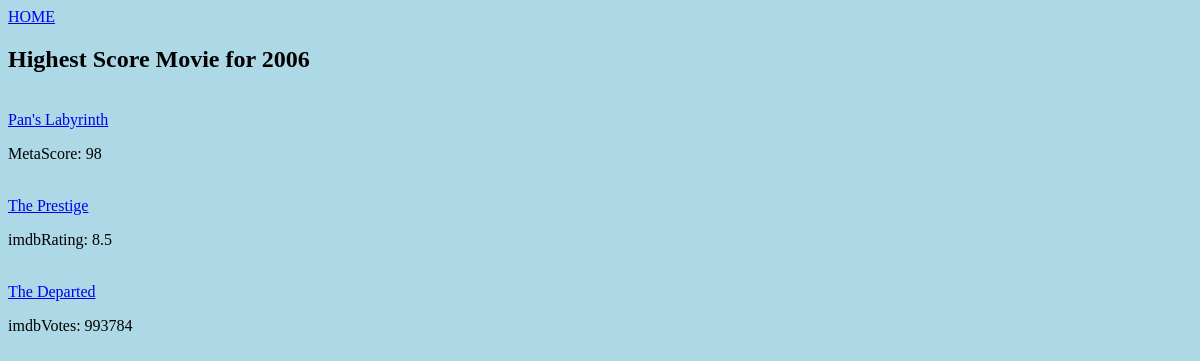
The page /highestMovies?year=2006 on the database its author committed.
### tables this page shows
CREATE TABLE 'Basics' (
                    'mdbID' TEXT PRIMARY KEY,
                    'Title'  TEXT NOT NULL,
                    'Year'  INTEGER NOT NULL,
                    'Actors'  TEXT NOT NULL,
                    'Director'  TEXT NOT NULL,
                    'Genre'  TEXT NOT NULL,
                    'Description'  TEXT NOT NULL
                    );

### app.py (the view)
@app.route('/highestMovies')
def show_highest():
    try:
        conn = sqlite3.connect(DBNAME)
        cur = conn.cursor()
    except Exception as ex:
        print(ex)
    if request.method == 'GET':
        year = int(request.args.get('year'))
        statement = "SELECT MAX(Ratings.MetaScore), Basics.Title, Basics.mdbID FROM Ratings "
        statement += "JOIN Basics on Basics.mdbID = Ratings.mdbID "
        statement += "WHERE Basics.Year={}".format(year)
        print(statement)
        cur.execute(statement)
        MetaMax = cur.fetchone()
        statement = "SELECT MAX(Ratings.imdbRating),  Basics.Title, Basics.mdbID FROM Ratings "
        statement += "JOIN Basics on Basics.mdbID = Ratings.mdbID "
        statement += "WHERE Basics.Year={}".format(year)
        cur.execute(statement)
        imdbRatingMax = cur.fetchone()
        statement = "SELECT MAX(Ratings.imdbVotes), Basics.Title, Basics.mdbID FROM Ratings "
        statement += "JOIN Basics on Basics.mdbID = Ratings.mdbID "
        statement += "WHERE Basics.Year={}".format(year)
        cur.execute(statement)
        imdbVotesMax = cur.fetchone()
    cur.close()
    return render_template('highestMovies.html', year=year, MetaMax=MetaMax, imdbRatingMax=imdbRatingMax, imdbVotesMax=imdbVotesMax)

### templates/highestMovies.html (shortened to what this page needs)
<link rel="stylesheet" type="text/css"
    href="{{ url_for('static', filename='style.css') }}"/>
<a href="{{url_for('home')}}">HOME</a>
<h2>Highest Score Movie for {{year}}</h2>
<a href="{{url_for('show_details', mdbID=MetaMax[2])}}">{{MetaMax[1]}}</a>
<p>MetaScore: {{MetaMax[0]}}</p>
<a href="{{url_for('show_details', mdbID=imdbRatingMax[2])}}">{{imdbRatingMax[1]}}</a>
<p>imdbRating: {{imdbRatingMax[0]}}</p>
<a href="{{url_for('show_details', mdbID=imdbVotesMax[2])}}">{{imdbVotesMax[1]}}</a>
<p>imdbVotes: {{imdbVotesMax[0]}}</p>

### rows shown on the page
Basics: Title "Pan's Labyrinth"
Basics: Title "The Prestige"
Basics: Title "The Departed"

### other values the page prints
{{ year }} "2006"
{{ MetaMax[0] }} "98"
{{ imdbRatingMax[0] }} "8.5"
{{ imdbVotesMax[0] }} "993784"
